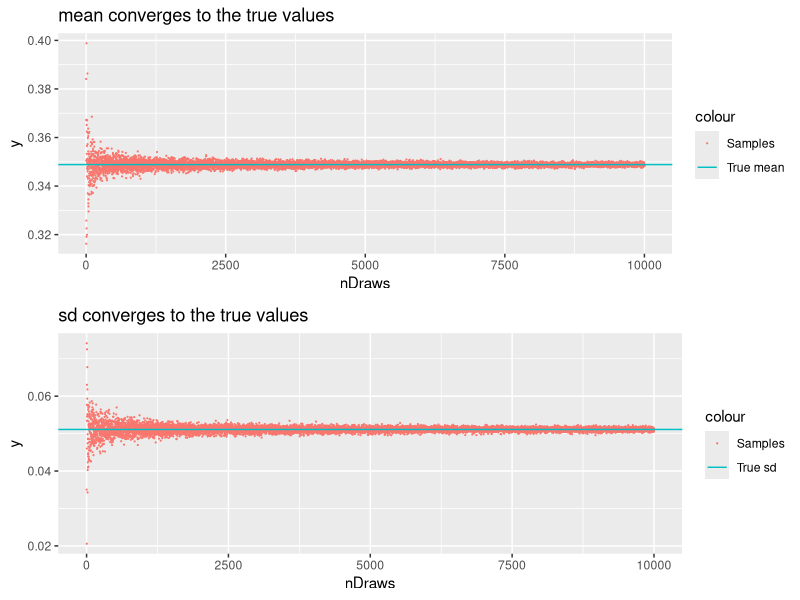
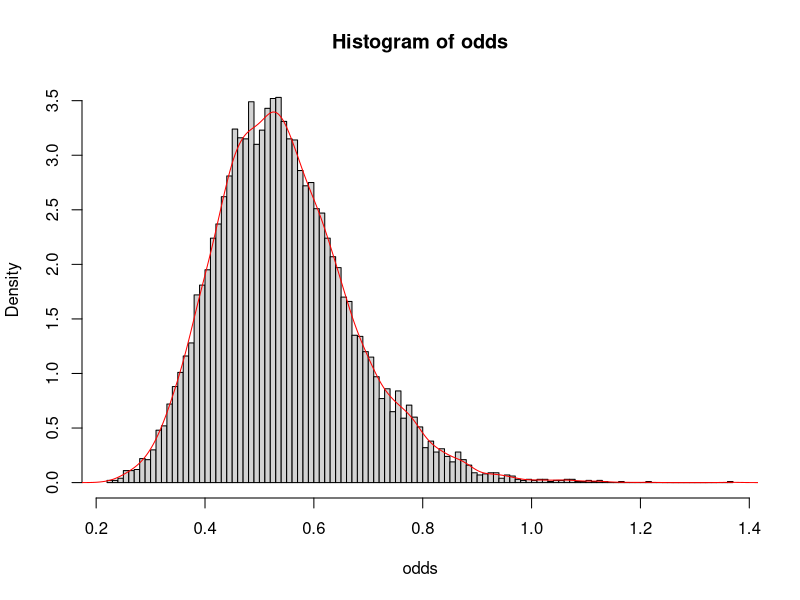
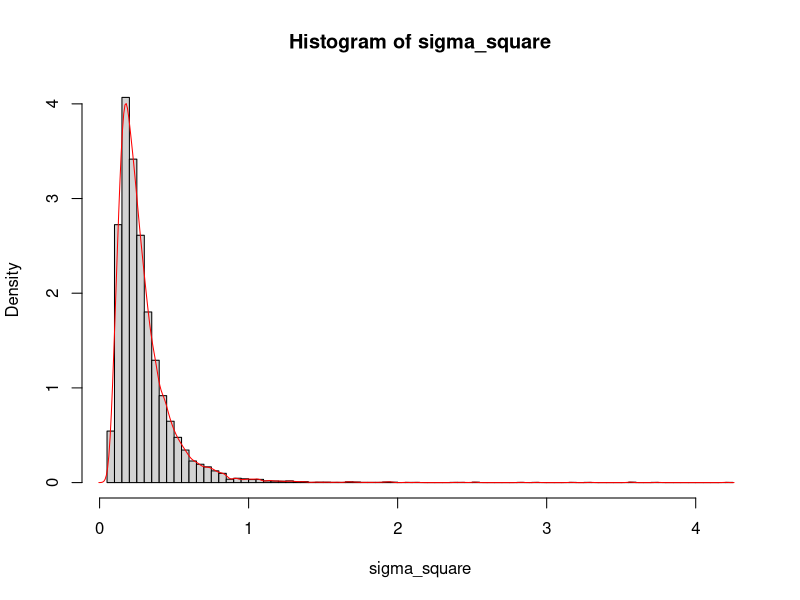
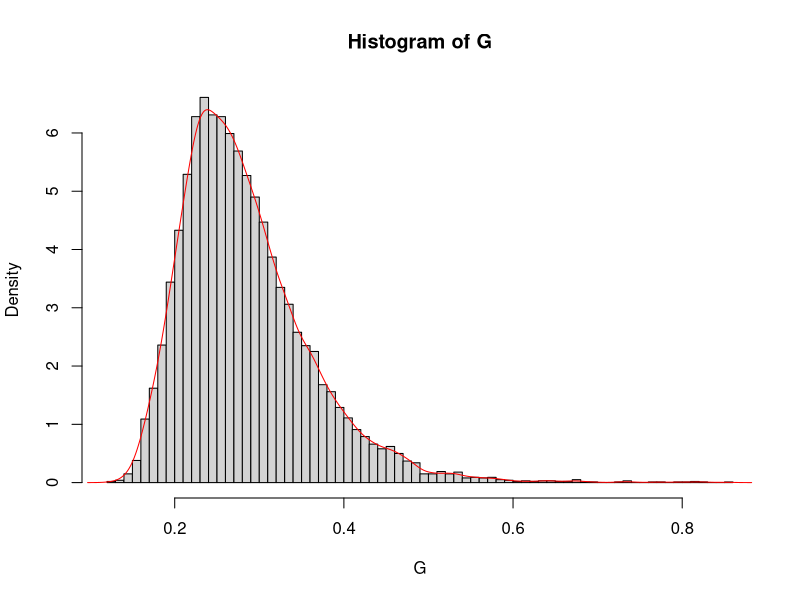
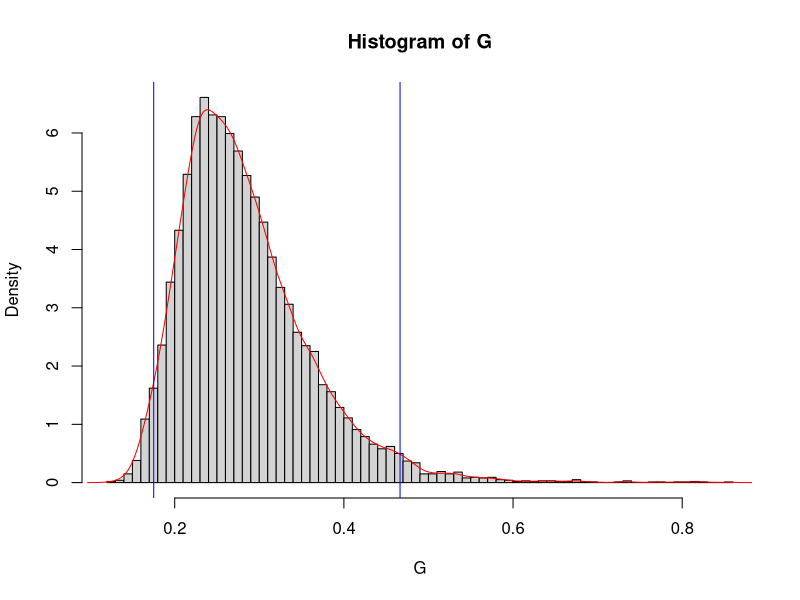
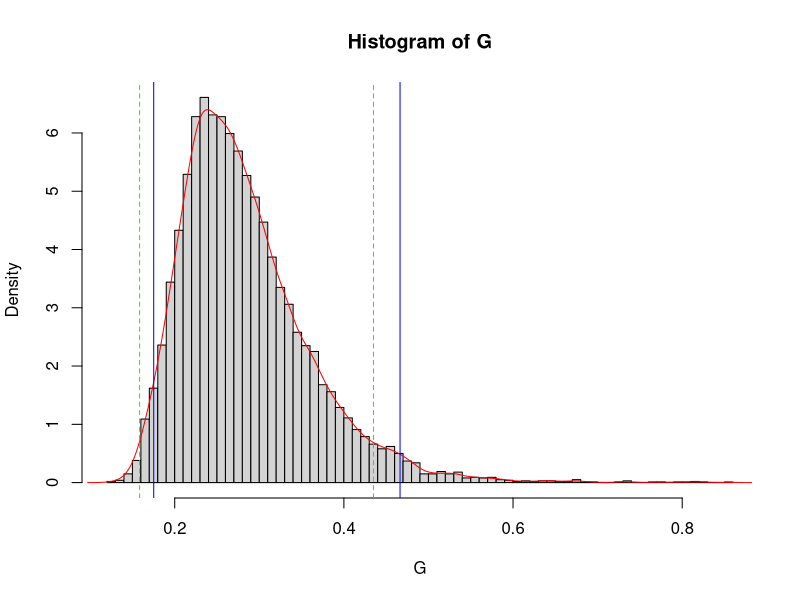
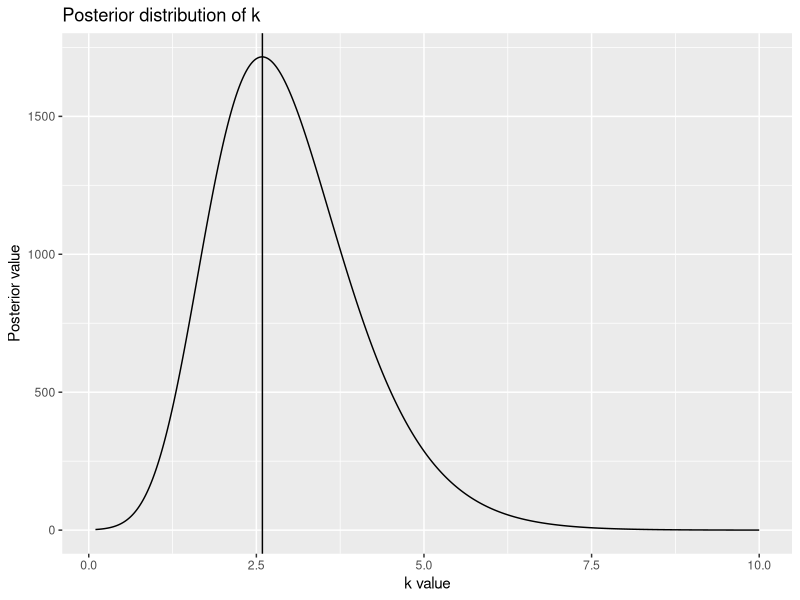

Recreate these plots in R, in order.
## ---- chunk 1
# ===================================================================
# Init Library
# ===================================================================
knitr::opts_chunk$set(echo = TRUE)
library(ggplot2)
library(gridExtra)
## ---- chunk 2
#--------------------------------------------------------------------
# Init code for question 1
#--------------------------------------------------------------------
rm(list = ls())
## ---- chunk 3
#--------------------------------------------------------------------
# Code for question 1a
#--------------------------------------------------------------------
# given values
nDraws_1a <- 10000
alpha0 <- 8
beta0 <- 8
s <- 22
n <- 70
f <- n - s
alpha_new <- alpha0 + s
beta_new <- beta0 + f

# calculate the true mean and standard deviation
true_mean <- alpha_new/(alpha_new + beta_new)
true_var <- (alpha_new*beta_new) / ((alpha_new + beta_new)^2 *
            (alpha_new + beta_new +1))
true_sd <- sqrt(true_var)

set.seed(12345)

# init the vectors to store the means and sds
means <- c()
sds <- c()

# calculate means and sds
for (i in 1:nDraws_1a) {
  beta_draws <- rbeta(n = i, shape1 = alpha_new, shape2 = beta_new)
  means[i] <- mean(beta_draws)
  sds[i] <- sd(beta_draws)
}
## ---- chunk 4
# plot
df_1a <- data.frame(x = 1:nDraws_1a,
                   true_mean = true_mean,
                   true_sd = true_sd)
# create plot of mean and sd to show the converges status
mean_plot <- ggplot(data = df_1a) + 
  geom_point(aes(x = x, y = means, colour = "Samples"),size=0.1) +
  geom_hline(aes(yintercept = true_mean, colour = "True mean")) + 
  ggtitle("mean converges to the true values") + xlab("nDraws") + ylab("y")
sd_plot <- ggplot(data = df_1a) + 
  geom_point(aes(x = x, y = sds, colour = "Samples"),size=0.1)+
  geom_hline(aes(yintercept = true_sd,colour = "True sd")) +
  ggtitle("sd converges to the true values") + xlab("nDraws") + ylab("y")
grid.arrange(mean_plot, sd_plot, nrow = 2)
## ---- chunk 5
#--------------------------------------------------------------------
# Code for question 1b 
#--------------------------------------------------------------------
set.seed(12345)

nDraws_1b <- 10000
sample_b <- rbeta(n = nDraws_1b, shape1 = alpha_new, shape2 = beta_new)
prob_sample_b <- length(sample_b[which(sample_b > 0.3)])/ nDraws_1b
exact_value_1b  <- 1 - pbeta(q = 0.3, shape1 = alpha_new, shape2 = beta_new)
## ---- chunk 6
#--------------------------------------------------------------------
# Code for question 1c
#--------------------------------------------------------------------
set.seed(12345)
nDraws_1c <- 10000
sample_1c <- rbeta(n = nDraws_1c, shape1 = alpha_new, shape2 = beta_new)
odds <- sample_1c/(1-sample_1c)
## ---- chunk 7
# plot
hist(odds, probability= TRUE, breaks = 100)
lines(density(odds), col = "red")
## ---- chunk 8
#--------------------------------------------------------------------
# Init code for question 2
#--------------------------------------------------------------------
rm(list = ls())
## ---- chunk 9
#--------------------------------------------------------------------
# Code for question 2a: calc tau value
#--------------------------------------------------------------------
set.seed(12345)

# given values
observations <- c(33, 24, 48, 32, 55, 74, 23, 17)
n_observations <- length(observations)
nDraws_2a <- 10000
mu <- 3.6
nDraws_2b <- 10000

# calculate tau square value and sigma_square
tau_square <- sum((log(observations)-mu)^2) / n_observations
X <- rchisq(nDraws_2b, n_observations)
sigma_square <- n_observations * tau_square / X
## ---- chunk 10
# plot
hist(sigma_square, probability= TRUE, breaks = 100)
lines(density(sigma_square), col = "red")
## ---- chunk 11
#--------------------------------------------------------------------
# Code for question 2b: compute the posterior distribution of the Gini
# coefficient
#--------------------------------------------------------------------
phi <- pnorm(sqrt(sigma_square/2), mean = 0, sd = 1)
G <- 2 * phi - 1
## ---- chunk 12
# Plot
hist(G, probability= TRUE, breaks = 100)
lines(density(G), col = "red")
## ---- chunk 13
#--------------------------------------------------------------------
# Code for question 2c: compute a 95% equal tail credible interval for G
#--------------------------------------------------------------------
credible_interval <- quantile(G, c(0.025, 0.975))
## ---- chunk 14
# plot
hist(G, probability = TRUE, breaks = 100)
lines(density(G), col = "red")
abline(v = credible_interval, col = "blue")
## ---- chunk 15
#--------------------------------------------------------------------
# Code for question 2d: compute a 95% Highest Posterior
# DensityInterval (HPDI) for G
#--------------------------------------------------------------------
density_G <- density(G)

# find the HPDI
# create the density data frame
density_G_df <- data.frame("x" = density_G$x, "y" = density_G$y)
# order it by y using descending order
density_G_df <- density_G_df[order(density_G_df$y, decreasing = TRUE),]
# calculate the cumulative sum
density_G_df$cumsum <- cumsum(density_G_df$y)
# find the 95% HPDI
HPDI <- density_G_df$x[density_G_df$cumsum < 0.95 * sum(density_G_df$y)]
hdpi_low <- min(HPDI)
hdpi_high <- max(HPDI)
## ---- chunk 16
# plot
hist(G, probability= TRUE, breaks = 100)
lines(density(G), col = "red")
abline(v = credible_interval, col = "blue")
abline(v = hdpi_low, col = "green", lty = 2)
abline(v = hdpi_high, col = "green", lty = 2)
## ---- chunk 17
#--------------------------------------------------------------------
# Init code for question 3
#--------------------------------------------------------------------
rm(list = ls())
## ---- chunk 18
#--------------------------------------------------------------------
# Code for question 3a: calc the posterior
#--------------------------------------------------------------------
# given values
degrees <- c(20, 314, 285, 40, 308, 314, 299, 296, 303, 326)
n_degrees <- length(degrees)
radians <- c(-2.79, 2.33, 1.83, -2.44, 2.23, 2.33, 2.07, 2.02, 2.14, 2.54)
mu_3a <- 2.4
#mu_sample <- mean(radians)
#sd_sample <- sd(radians)

#radians <- (radians-mu_sample)/sd_sample
#mu_3a <- (mu_3a-mu_sample)/sd_sample
n_radians <- length(radians)

# grid of k values
k <- seq(from = 0.1,to = 10, by = 0.01) # k>0

# calculate the posterior
result_3a <- exp(k * sum(cos(radians - mu_3a)) - k / 2) /
  besselI(x = k, nu = 0) ^ n_radians
k_max_index <- which.max(result_3a)
## ---- chunk 19
#-----------------------------------------
# Code for question 3a: plot the posterior
#-----------------------------------------
# create plot data
df_3a <- data.frame("k" = k, "posterior" = result_3a)

plot_3a <- ggplot(data = df_3a, aes(x=k, y=result_3a)) +
  geom_line() +
  ylab("Posterior value") +
  xlab("k value") +
  ggtitle("Posterior distribution of k")

plot_3a + geom_vline(aes(xintercept = k[k_max_index]))
## ---- chunk 20
#-----------------------------------------
# Code for question 3b: posterior mode of k 
#-----------------------------------------
k_mode <- k[k_max_index]
